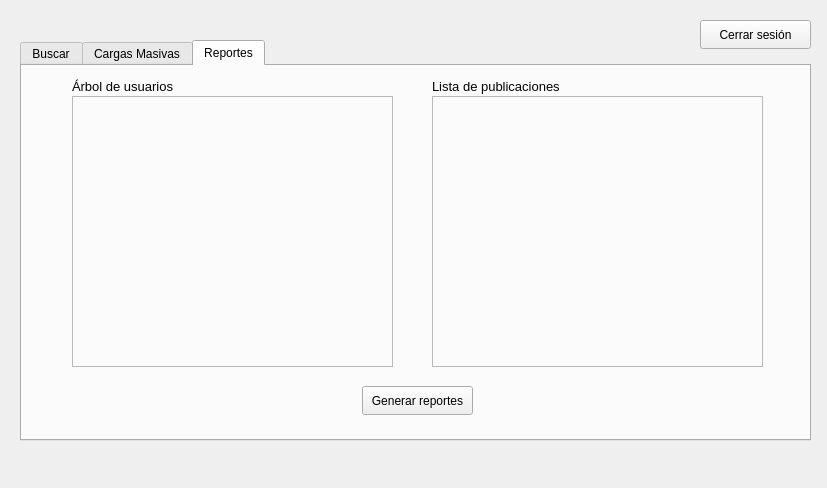
<?xml version="1.0" encoding="UTF-8"?>
<ui version="4.0">
 <class>ModuloAdministrador</class>
 <widget class="QDockWidget" name="ModuloAdministrador">
  <property name="geometry">
   <rect>
    <x>0</x>
    <y>0</y>
    <width>827</width>
    <height>488</height>
   </rect>
  </property>
  <property name="windowTitle">
   <string>DockWidget</string>
  </property>
  <widget class="QWidget" name="dockWidgetContents">
   <widget class="QTabWidget" name="tabWidget">
    <property name="geometry">
     <rect>
      <x>20</x>
      <y>40</y>
      <width>791</width>
      <height>401</height>
     </rect>
    </property>
    <property name="currentIndex">
     <number>2</number>
    </property>
    <widget class="QWidget" name="tab">
     <attribute name="title">
      <string>Buscar</string>
     </attribute>
     <widget class="QTableWidget" name="tabla_usuariosADMIN">
      <property name="geometry">
       <rect>
        <x>30</x>
        <y>71</y>
        <width>731</width>
        <height>271</height>
       </rect>
      </property>
     </widget>
     <widget class="QTextEdit" name="txt_correoBuscar">
      <property name="geometry">
       <rect>
        <x>30</x>
        <y>20</y>
        <width>231</width>
        <height>31</height>
       </rect>
      </property>
     </widget>
     <widget class="QPushButton" name="btn_buscar">
      <property name="geometry">
       <rect>
        <x>280</x>
        <y>20</y>
        <width>71</width>
        <height>29</height>
       </rect>
      </property>
      <property name="text">
       <string>Buscar</string>
      </property>
     </widget>
     <widget class="QPushButton" name="btn_aplicar">
      <property name="geometry">
       <rect>
        <x>690</x>
        <y>20</y>
        <width>71</width>
        <height>29</height>
       </rect>
      </property>
      <property name="text">
       <string>Aplicar</string>
      </property>
     </widget>
     <widget class="QComboBox" name="combo_Orden">
      <property name="geometry">
       <rect>
        <x>541</x>
        <y>20</y>
        <width>121</width>
        <height>28</height>
       </rect>
      </property>
      <item>
       <property name="text">
        <string>Pre-Orden</string>
       </property>
      </item>
      <item>
       <property name="text">
        <string>In-Orden</string>
       </property>
      </item>
      <item>
       <property name="text">
        <string>Post-Orden</string>
       </property>
      </item>
     </widget>
     <widget class="QLabel" name="label_6">
      <property name="geometry">
       <rect>
        <x>480</x>
        <y>20</y>
        <width>63</width>
        <height>20</height>
       </rect>
      </property>
      <property name="font">
       <font>
        <pointsize>12</pointsize>
       </font>
      </property>
      <property name="text">
       <string>Orden</string>
      </property>
     </widget>
    </widget>
    <widget class="QWidget" name="tab_3">
     <attribute name="title">
      <string>Cargas Masivas</string>
     </attribute>
     <widget class="QPushButton" name="btn_cargarUsuarios">
      <property name="geometry">
       <rect>
        <x>20</x>
        <y>320</y>
        <width>101</width>
        <height>29</height>
       </rect>
      </property>
      <property name="text">
       <string>Cargar usuarios</string>
      </property>
     </widget>
     <widget class="QLabel" name="label_3">
      <property name="geometry">
       <rect>
        <x>260</x>
        <y>10</y>
        <width>141</width>
        <height>20</height>
       </rect>
      </property>
      <property name="font">
       <font>
        <pointsize>10</pointsize>
       </font>
      </property>
      <property name="text">
       <string>Solicitudes</string>
      </property>
     </widget>
     <widget class="QFrame" name="frame_usuarios">
      <property name="geometry">
       <rect>
        <x>20</x>
        <y>30</y>
        <width>211</width>
        <height>271</height>
       </rect>
      </property>
      <property name="frameShape">
       <enum>QFrame::Shape::StyledPanel</enum>
      </property>
      <property name="frameShadow">
       <enum>QFrame::Shadow::Raised</enum>
      </property>
      <widget class="QTextEdit" name="txt_cargaUsuarios">
       <property name="geometry">
        <rect>
         <x>0</x>
         <y>0</y>
         <width>211</width>
         <height>271</height>
        </rect>
       </property>
      </widget>
     </widget>
     <widget class="QFrame" name="frame_4">
      <property name="geometry">
       <rect>
        <x>520</x>
        <y>30</y>
        <width>251</width>
        <height>271</height>
       </rect>
      </property>
      <property name="frameShape">
       <enum>QFrame::Shape::StyledPanel</enum>
      </property>
      <property name="frameShadow">
       <enum>QFrame::Shadow::Raised</enum>
      </property>
      <widget class="QTextEdit" name="txt_cargaPublicaciones">
       <property name="geometry">
        <rect>
         <x>0</x>
         <y>0</y>
         <width>251</width>
         <height>271</height>
        </rect>
       </property>
      </widget>
     </widget>
     <widget class="QLabel" name="label_4">
      <property name="geometry">
       <rect>
        <x>20</x>
        <y>10</y>
        <width>111</width>
        <height>20</height>
       </rect>
      </property>
      <property name="font">
       <font>
        <pointsize>10</pointsize>
       </font>
      </property>
      <property name="text">
       <string>Usuarios</string>
      </property>
     </widget>
     <widget class="QFrame" name="frame_5">
      <property name="geometry">
       <rect>
        <x>260</x>
        <y>30</y>
        <width>231</width>
        <height>271</height>
       </rect>
      </property>
      <property name="frameShape">
       <enum>QFrame::Shape::StyledPanel</enum>
      </property>
      <property name="frameShadow">
       <enum>QFrame::Shadow::Raised</enum>
      </property>
      <widget class="QTextEdit" name="txt_cargaSolicitudes">
       <property name="geometry">
        <rect>
         <x>0</x>
         <y>0</y>
         <width>231</width>
         <height>271</height>
        </rect>
       </property>
      </widget>
     </widget>
     <widget class="QLabel" name="label_5">
      <property name="geometry">
       <rect>
        <x>520</x>
        <y>10</y>
        <width>141</width>
        <height>20</height>
       </rect>
      </property>
      <property name="font">
       <font>
        <pointsize>10</pointsize>
       </font>
      </property>
      <property name="text">
       <string>Publicaciones</string>
      </property>
     </widget>
     <widget class="QPushButton" name="btn_cargarSolicitudes">
      <property name="geometry">
       <rect>
        <x>260</x>
        <y>320</y>
        <width>111</width>
        <height>29</height>
       </rect>
      </property>
      <property name="text">
       <string>Cargar solicitudes</string>
      </property>
     </widget>
     <widget class="QPushButton" name="btn_importarPublicaciones">
      <property name="geometry">
       <rect>
        <x>650</x>
        <y>320</y>
        <width>121</width>
        <height>29</height>
       </rect>
      </property>
      <property name="text">
       <string>Importar</string>
      </property>
     </widget>
     <widget class="QPushButton" name="btn_importarUsuarios">
      <property name="geometry">
       <rect>
        <x>130</x>
        <y>320</y>
        <width>101</width>
        <height>29</height>
       </rect>
      </property>
      <property name="text">
       <string>Importar</string>
      </property>
     </widget>
     <widget class="QPushButton" name="btn_importarSolicitudes">
      <property name="geometry">
       <rect>
        <x>380</x>
        <y>320</y>
        <width>111</width>
        <height>29</height>
       </rect>
      </property>
      <property name="text">
       <string>Importar</string>
      </property>
     </widget>
     <widget class="QPushButton" name="btn_cargarPublicaciones">
      <property name="geometry">
       <rect>
        <x>520</x>
        <y>320</y>
        <width>111</width>
        <height>29</height>
       </rect>
      </property>
      <property name="text">
       <string>Cargar solicitudes</string>
      </property>
     </widget>
    </widget>
    <widget class="QWidget" name="tab_2">
     <attribute name="title">
      <string>Reportes</string>
     </attribute>
     <widget class="QFrame" name="frame">
      <property name="geometry">
       <rect>
        <x>50</x>
        <y>30</y>
        <width>321</width>
        <height>271</height>
       </rect>
      </property>
      <property name="frameShape">
       <enum>QFrame::Shape::StyledPanel</enum>
      </property>
      <property name="frameShadow">
       <enum>QFrame::Shadow::Raised</enum>
      </property>
      <widget class="QLabel" name="lbl_arbolUsuario">
       <property name="geometry">
        <rect>
         <x>0</x>
         <y>0</y>
         <width>321</width>
         <height>271</height>
        </rect>
       </property>
       <property name="text">
        <string/>
       </property>
      </widget>
     </widget>
     <widget class="QFrame" name="frame_2">
      <property name="geometry">
       <rect>
        <x>410</x>
        <y>30</y>
        <width>331</width>
        <height>271</height>
       </rect>
      </property>
      <property name="frameShape">
       <enum>QFrame::Shape::StyledPanel</enum>
      </property>
      <property name="frameShadow">
       <enum>QFrame::Shadow::Raised</enum>
      </property>
      <widget class="QLabel" name="lbl_listaDoblePublicaciones">
       <property name="geometry">
        <rect>
         <x>0</x>
         <y>0</y>
         <width>331</width>
         <height>271</height>
        </rect>
       </property>
       <property name="text">
        <string/>
       </property>
      </widget>
     </widget>
     <widget class="QPushButton" name="btn_generarReportes">
      <property name="geometry">
       <rect>
        <x>340</x>
        <y>320</y>
        <width>111</width>
        <height>29</height>
       </rect>
      </property>
      <property name="text">
       <string>Generar reportes</string>
      </property>
     </widget>
     <widget class="QLabel" name="label">
      <property name="geometry">
       <rect>
        <x>50</x>
        <y>10</y>
        <width>111</width>
        <height>20</height>
       </rect>
      </property>
      <property name="font">
       <font>
        <pointsize>10</pointsize>
       </font>
      </property>
      <property name="text">
       <string>Árbol de usuarios</string>
      </property>
     </widget>
     <widget class="QLabel" name="label_2">
      <property name="geometry">
       <rect>
        <x>410</x>
        <y>10</y>
        <width>141</width>
        <height>20</height>
       </rect>
      </property>
      <property name="font">
       <font>
        <pointsize>10</pointsize>
       </font>
      </property>
      <property name="text">
       <string>Lista de publicaciones</string>
      </property>
     </widget>
    </widget>
   </widget>
   <widget class="QPushButton" name="btn_cerrarSesion">
    <property name="geometry">
     <rect>
      <x>700</x>
      <y>20</y>
      <width>111</width>
      <height>29</height>
     </rect>
    </property>
    <property name="text">
     <string>Cerrar sesión</string>
    </property>
   </widget>
  </widget>
 </widget>
 <resources/>
 <connections/>
</ui>
